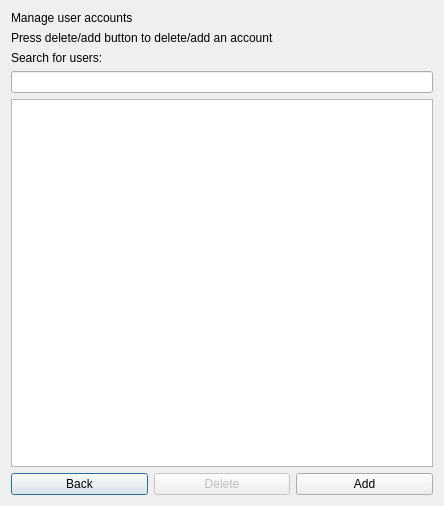
<?xml version="1.0" encoding="UTF-8"?>
<ui version="4.0">
 <class>manageUsers</class>
 <widget class="QDialog" name="manageUsers">
  <property name="geometry">
   <rect>
    <x>0</x>
    <y>0</y>
    <width>444</width>
    <height>506</height>
   </rect>
  </property>
  <property name="windowTitle">
   <string>Dialog</string>
  </property>
  <layout class="QVBoxLayout" name="verticalLayout">
   <item>
    <widget class="QLabel" name="label">
     <property name="styleSheet">
      <string notr="true">font: 14pt &quot;Times New Roman&quot;;</string>
     </property>
     <property name="text">
      <string>Manage user accounts</string>
     </property>
    </widget>
   </item>
   <item>
    <widget class="QLabel" name="label_2">
     <property name="styleSheet">
      <string notr="true">font: 10pt &quot;Times New Roman&quot;;</string>
     </property>
     <property name="text">
      <string>Press delete/add button to delete/add an account</string>
     </property>
    </widget>
   </item>
   <item>
    <widget class="QLabel" name="label_3">
     <property name="styleSheet">
      <string notr="true">font: 12pt &quot;Times New Roman&quot;;</string>
     </property>
     <property name="text">
      <string>Search for users:</string>
     </property>
    </widget>
   </item>
   <item>
    <layout class="QHBoxLayout" name="horizontalLayout_2">
     <item>
      <widget class="QLineEdit" name="searchUser"/>
     </item>
    </layout>
   </item>
   <item>
    <widget class="QTableWidget" name="listAccounts">
     <property name="editTriggers">
      <set>QAbstractItemView::NoEditTriggers</set>
     </property>
     <property name="selectionMode">
      <enum>QAbstractItemView::SingleSelection</enum>
     </property>
     <property name="selectionBehavior">
      <enum>QAbstractItemView::SelectRows</enum>
     </property>
    </widget>
   </item>
   <item>
    <layout class="QHBoxLayout" name="horizontalLayout">
     <item>
      <widget class="QPushButton" name="backButton">
       <property name="text">
        <string>Back</string>
       </property>
      </widget>
     </item>
     <item>
      <widget class="QPushButton" name="deleteUserButton">
       <property name="enabled">
        <bool>false</bool>
       </property>
       <property name="text">
        <string>Delete</string>
       </property>
      </widget>
     </item>
     <item>
      <widget class="QPushButton" name="addUserButton">
       <property name="text">
        <string>Add</string>
       </property>
      </widget>
     </item>
    </layout>
   </item>
  </layout>
 </widget>
 <resources/>
 <connections>
  <connection>
   <sender>backButton</sender>
   <signal>clicked()</signal>
   <receiver>manageUsers</receiver>
   <slot>close()</slot>
   <hints>
    <hint type="sourcelabel">
     <x>69</x>
     <y>274</y>
    </hint>
    <hint type="destinationlabel">
     <x>281</x>
     <y>269</y>
    </hint>
   </hints>
  </connection>
 </connections>
</ui>
